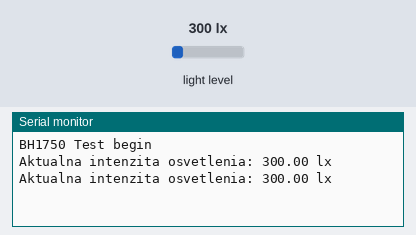
Bench run of a sketch on a simulated Arduino Uno, built with avr-gcc and run on an emulated ATmega328P. Shown: the last lines printed to the serial monitor. The inputs (shaded band) are chosen by the test bench; at power-on: light level 300 lx.

Above: at 1.8 s.
1.9 s: light level set to 40 lx
At 2.8 s:
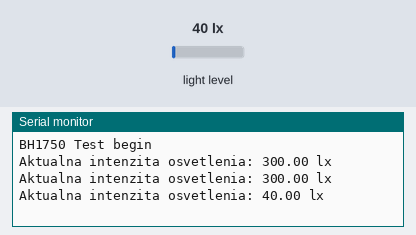
3.4 s: light level set to 500 lx
At 4.5 s:
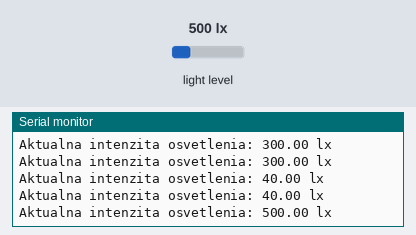
Timing chart, 0 to 6.4 s (numbered marks = the images above; inputs shaded):
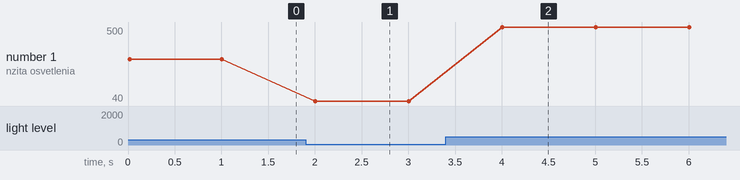

Measured:
- after the input at 1.9 s, the serial monitor: prints a new line after 0.10 s (image 1)
- after the input at 3.4 s, the serial monitor: prints a new line after 0.61 s (image 2)
- plotted number 1: 300 → 40 after the input at 1.9 s, 40 → 500 after the input at 3.4 s

The sketch:

meranie_intenzity_osvetlenia.ino
```cpp
#include <Wire.h>
#include <BH1750.h>

BH1750 meracSvetla;

void setup(){
  Serial.begin(9600);

  Wire.begin();

  meracSvetla.begin();

  Serial.println(F("BH1750 Test begin"));
}

void loop() {
  float lux = meracSvetla.readLightLevel();
  Serial.print("Aktualna intenzita osvetlenia: ");
  Serial.print(lux);
  Serial.println(" lx");
  delay(1000);
}
```
